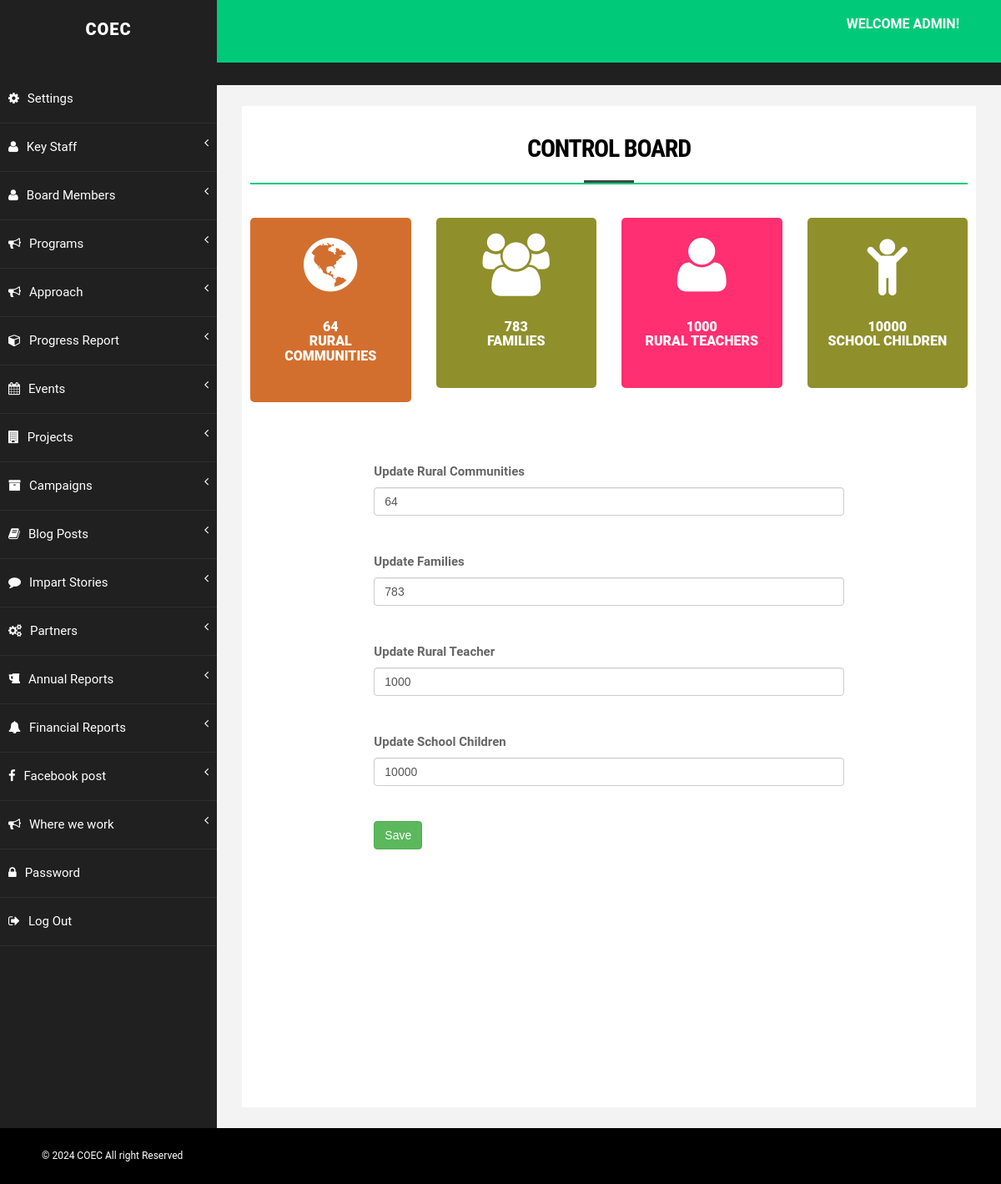
/cocec/admincoec/index.php (signed in), run on the app's committed database.
### tables this page shows
CREATE TABLE `settings` (
  `id` int(11) NOT NULL,
  `countries` int(11) DEFAULT NULL,
  `volunteers` int(11) DEFAULT NULL,
  `child` int(11) DEFAULT NULL,
  `teacher` int(11) DEFAULT NULL,
  `date` timestamp NULL DEFAULT current_timestamp()
);

### cocec/inc/connect.php (called while the page is built, shortened)
<?php session_start();
		class run_query extends connect{
		public function __construct( $query_mlc){
			$this->connect_db = new PDO("mysql:host=$this->host;dbname=$this->db",$this->username,$this->password);
			$this->query_run = $this->connect_db ->query($query_mlc);
			}
			public	 function result(){
			$this->result =  $this->query_run ->fetch(PDO::FETCH_BOTH);
			return $this->result;
			}
	}
   $settings = new run_query( "select * from  settings where 1 " );
  $settings_data =	$settings->result();
	  extract($settings_data);
?>

### cocec/admincoec/index.php (the view, shortened to what this page needs)
<?php include('inc/nav.php');
?>
        <div id="page-wrapper">
            <div id="page-inner">
                <div class="row">
                    <div class="col-md-12">
                        <h1 class="page-head-line">CONTROL BOARD </h1>
                    </div>
                </div>
                <div class="row">
                    <div class="col-md-3">
                        <div class="main-box mb-red">
                            <a href="#">
                                <i class="fa fa-globe fa-5x"></i>
                                <h5><?=$countries;?> <br> Rural Communities</h5>
                            </a>
                        </div>
                    </div>
                    <div class="col-md-3">
                        <div class="main-box mb-dull">
                            <a href="#">
                                <i class="fa fa-users fa-5x"></i>
                                <h5><?=$volunteers;?> <br> Families</h5>
                            </a>
                        </div>
                    </div>
                    <div class="col-md-3">
                        <div class="main-box mb-pink">
                            <a href="#">
                                <i class="fa fa-user fa-5x"></i>
                                <h5><?=$teacher;?> <br> Rural Teachers</h5>
                            </a>
                        </div>
                    </div>
                    <div class="col-md-3">
                        <div class="main-box mb-dull">
                            <a href="#">
                                <i class="fa fa-child fa-5x"></i>
                                <h5><?=$child;?> <br> School Children</h5>
                            </a>
                        </div>
                    </div>
                </div>
                <div class="row">
                    <div class="col-md-2"></div>
                    <div class="col-md-8">
                        <form method='POST' enctype="multipart/form-data">
                            <div class="form-group">
                                <label>Update Rural Communities</label>
                                <input class="form-control" required name="countries" type="number" value="<?=$countries;?>">
                            </div> <br>
                            <div class="form-group">
                                <label>Update Families </label>
                                <input class="form-control" required name="volunteers" type="number" value="<?=$volunteers;?>">
                            </div> <br>
                            <div class="form-group">
                                <label>Update Rural Teacher </label>
                                <input class="form-control" required name="teacher" type="number" value="<?=$teacher;?>">
                            </div> <br>
                            <div class="form-group">
                                <label>Update School Children </label>
                                <input class="form-control" required name="child" type="number" value="<?=$child;?>">
                            </div> <br>
                            <button class="btn btn-success" type="submit" name="update2">Save</button>
                        </form>
                    </div>
                </div>
            </div>
        </div>
    </div>
   <?php include('inc/footer.php');?>
</body>
</html>

### cocec/admincoec/assets/css/basic.css (style rules this page uses)
body { font-family: 'Open Sans', sans-serif; line-height:25px; }
#page-wrapper { padding: 15px 15px; min-height: 600px; background: #F3F3F3; }
#page-inner { width: 100%; margin: 10px 20px 10px 0px; background-color: #fff!important; padding: 10px; min-height: 1200px; }
.page-head-line { font-size: 30px; text-transform: uppercase; color: #000; font-weight: 800; padding-bottom: 20px; border-bottom: 2px solid #00CA79; margin-bottom: 10px; }
@media (min-width:768px) { #page-wrapper { margin: 0 0 0 260px; padding: 15px 30px; min-height: 1200px; } }

### cocec/admincoec/assets/css/custom.css (style rules this page uses)
.main-box a,.main-box a:hover { color:#fff; text-decoration:none; }
.mb-dull { background-color:#8F8F2C; }
.mb-red { background-color:#d36f2e; }
.mb-pink { background-color:#FF2F71; }
.main-box h5 { font-size:16px; font-weight:800; text-transform:uppercase; }

### cocec/admincoec/dropify/css/demo.css (style rules this page uses)
* { box-sizing: border-box; outline: none; }
*, *::before, *::after, *:before, *:after { -webkit-font-smoothing: antialiased; -moz-osx-font-smoothing: grayscale; }
html { font-size: 100%; -ms-text-size-adjust: 100%; -webkit-text-size-adjust: 100%; }
html, button, input, select, textarea { font-family: sans-serif; }
body { margin: 0; }
h1 { font-size: 2em; margin: 0.67em 0; }
h5 { font-size: 0.83em; margin: 1.67em 0; }
form { margin: 0; }
button, input, select, textarea { font-size: 100%; margin: 0; vertical-align: baseline; *vertical-align: middle; }
button, input { line-height: normal; }
button, select { text-transform: none; }
button, html input[type="button"], input[type="reset"], input[type="submit"] { -webkit-appearance: button; cursor: pointer; *overflow: visible; }
.row { margin-left: -15px; margin-right: -15px; *zoom: 1; }
.row:before, .row:after { display: table; content: ""; }
.row:after { clear: both; }
.col-xs-1, .col-xs-2, .col-xs-3, .col-xs-4, .col-xs-5, .col-xs-6, .col-xs-7, .col-xs-8, .col-xs-9, .col-xs-10, .col-xs-11, .col-xs-12, .col-sm-1, .col-sm-2, .col-sm-3, .col-sm-4, .col-sm-5, .col-sm-6, .col-sm-7, .col-sm-8, .col-sm-9, .col-sm-10, .col-sm-11, .col-sm-12, .col-md-1, .col-md-2, .col-md-3, .col-md-4, .col-md-5, .col-md-6, .col-md-7, .col-md-8, .col-md-9, .col-md-10, .col-md-11, .col-md-12, .col-lg-1, .col-lg-2, .col-lg-3, .col-lg-4, .col-lg-5, .col-lg-6, .col-lg-7, .col-lg-8, .col-lg-9, .col-lg-10, .col-lg-11, .col-lg-12 { position: relative; min-height: 1px; padding-left: 15px; padding-right: 15px; padding-bottom: 30px; }
@media (min-width: 992px) { .col-md-2 { float: left; } }
@media (min-width: 992px) { .col-md-2 { width: 16.66667%; } }
@media (min-width: 992px) { .col-md-3 { float: left; } }
@media (min-width: 992px) { .col-md-3 { width: 25%; } }
@media (min-width: 992px) { .col-md-8 { float: left; } }
@media (min-width: 992px) { .col-md-8 { width: 66.66667%; } }
@media (min-width: 992px) { .col-md-12 { width: 100%; } }
h1, h2, h3, h4 { font-family: "Roboto Condensed", "Helvetica Neue", "Helvetica"; font-weight: 400; line-height: 1.4; color: #444; letter-spacing: -0.04em; }
h1, h2, h3, h4 { margin-top: 20px; margin-bottom: 10px; }
h1 { font-size: 30px; text-transform: uppercase; text-align: center; margin-bottom: 25px; position: relative; padding: 0 0 20px 0; }
h1::after { content: ''; position: absolute; width: 60px; height: 3px; background-color: #444; left: 50%; -webkit-transform: translateX(-50%); transform: translateX(-50%); bottom: 0; }
body { background: #F8F8F8; font-family: "Roboto", "Helvetica Neue", "Helvetica"; font-size: 15px; line-height: 27px; color: #666; }
label { font-weight: bold; display: block; margin-bottom: 5px; }

### data on the page
settings: countries "64", volunteers "783", teacher "1000", child "10000"
